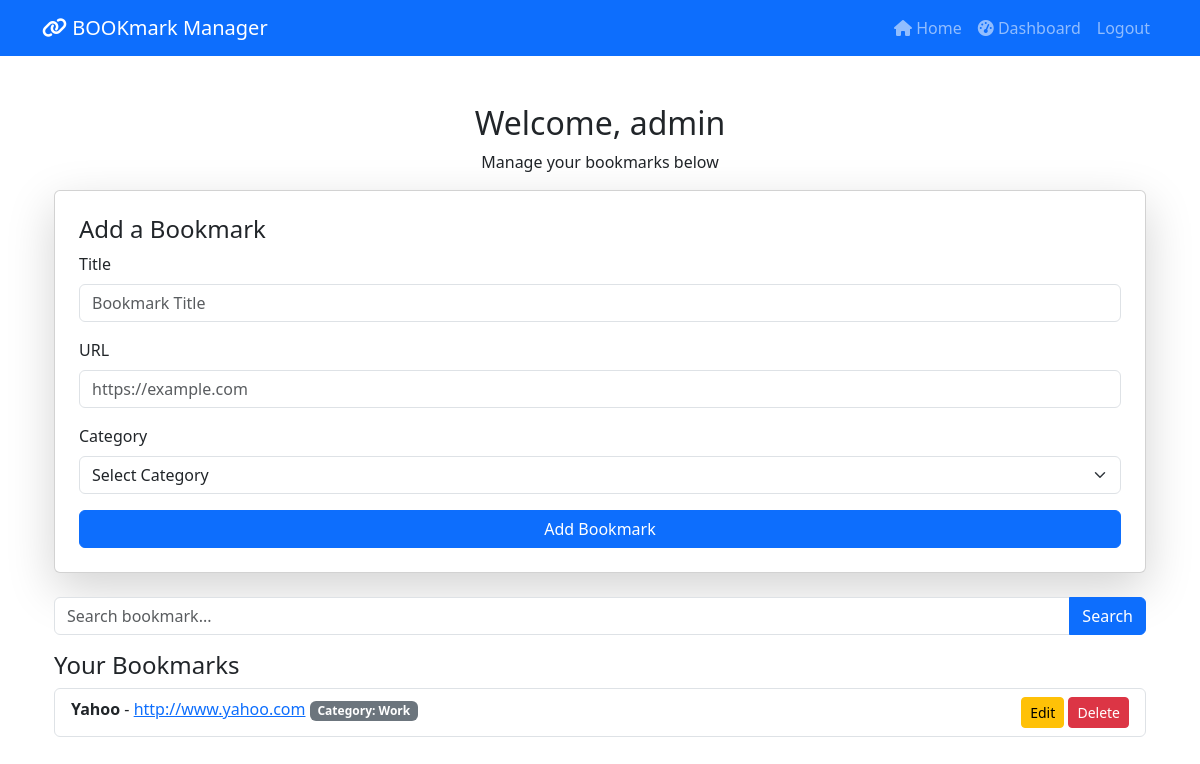
The page /dashboard/ (signed in) on the database its author committed.
### bookmark/models.py (models this page shows, shortened)
class Bookmark(models.Model):
    user = models.ForeignKey(User, on_delete=models.CASCADE)
    title = models.CharField(max_length=200)
    url = models.URLField()
    category = models.CharField(max_length=50, choices=CATEGORY_CHOICES, default='work')
    created_at = models.DateTimeField(auto_now_add=True)

### bookmark/views.py (the view, shortened to what this page needs)
# urls.py: path('dashboard/', views.dashboard, name='dashboard'),
@login_required(login_url='login')
def dashboard(request):
    query = request.GET.get('search', '')
    if query:
        bookmarks = Bookmark.objects.filter(user=request.user, title__icontains=query)
    else:
        bookmarks = Bookmark.objects.filter(user=request.user)
    return render(request, 'dashboard.html', {'bookmarks': bookmarks})

### bookmark/templates/dashboard.html (shortened to what this page needs)
{% extends 'base.html' %}
{% block content %}
<div class="container mt-5">
    <h2 class="text-center">Welcome, {{ user.username }}</h2>
    <p class="text-center">Manage your bookmarks below</p>
    <div class="card shadow-lg p-4 mb-4">
        <h4>Add a Bookmark</h4>
        <form method="post">
            <div class="mb-3">
                <label class="form-label">Title</label>
                <input type="text" name="title" class="form-control" placeholder="Bookmark Title" required>
            </div>
            <div class="mb-3">
                <label class="form-label">URL</label>
                <input type="url" name="url" class="form-control" placeholder="https://example.com" required>
            </div>
            <div class="mb-3">
                <label class="form-label">Category</label>
                <select name="category" class="form-select" required>
                    <option value="">Select Category</option>
                </select>
            </div>
            <button type="submit" class="btn btn-primary w-100">Add Bookmark</button>
        </form>
    </div>
    <form method="get" class="my-3">
        <div class="input-group">
        <input type="text" name="search" class="form-control" placeholder="Search bookmark..." value="{{request.GET.search}}">
        <button type="submit" class="btn btn-primary">Search</button>
        </div>
    </form>
    <h4 class="mt-3">Your Bookmarks</h4>
    {% if bookmarks %}
    <div class="list-group">
        {% for bookmark in bookmarks %}
        <div class="list-group-item d-flex justify-content-between align-items-start">
            <div>
                <strong> {{ bookmark.title }}</strong> -
                <a href="{{ bookmark.url }}" target="_blank">{{ bookmark.url }}</a>
                <span class="badge bg-secondary">Category: {{ bookmark.get_category_display }}</span>
            </div>
            <div class="ms-3">
                <a href="{% url 'edit_bookmark' bookmark.id %}" class="btn btn-warning btn-sm">Edit</a>
                <a href="{% url 'delete_bookmark' bookmark.id %}" class="btn btn-danger btn-sm">Delete</a>
            </div>
        </div>
        {% endfor %}
    </div>
    {% else %}
    <p class="text-center text-muted">No bookmarks yet. Add some!</p>
    {% endif %}
</div>
{% endblock %}

### rows shown on the page
Bookmark: title "Yahoo", url "http://www.yahoo.com", category "Work"

### other values the page prints
{{ user.username }} "admin"
